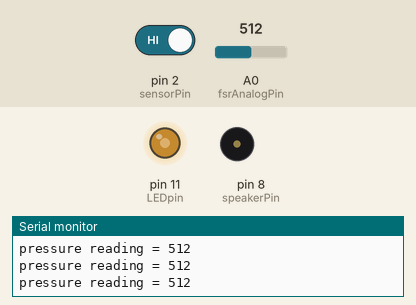
Simulated run of this sketch. Board: Arduino Uno, built with avr-gcc and run on an emulated ATmega328P. Shown: output pins drawn as LEDs (lit = HIGH), buzzer (waves = sounding), the last lines printed to the serial monitor. Inputs (shaded band) come from the test bench; at power-on: pin 2 (sensorPin) HIGH, A0 (fsrAnalogPin) = 512.

Above: at 1.2 s.
1.3 s: pin 2 (sensorPin) driven LOW
At 1.82 s:
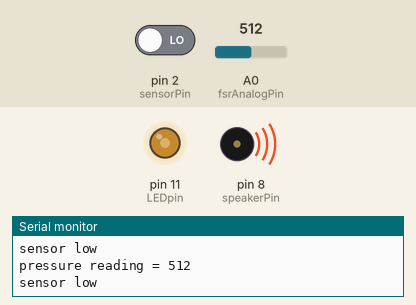
4.3 s: A0 (fsrAnalogPin) set to 11
At 4.46 s:
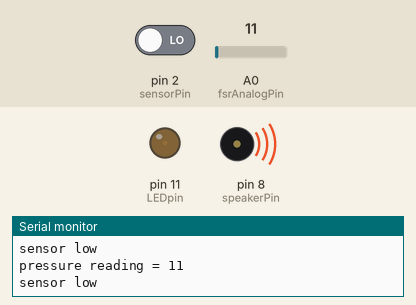
7.3 s: A0 (fsrAnalogPin) set to 8
At 7.61 s:
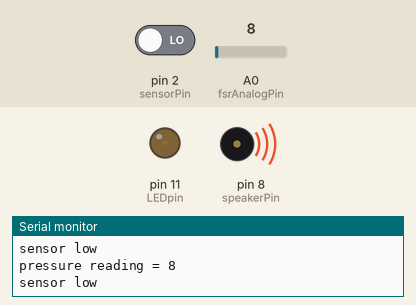
10.3 s: A0 (fsrAnalogPin) set to 716
At 10.45 s:
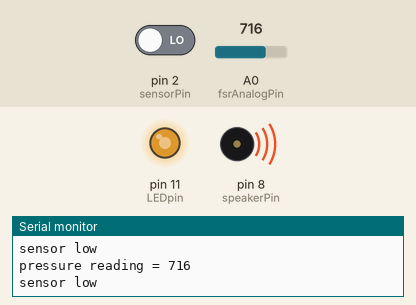
13.3 s: A0 (fsrAnalogPin) set to 900
At 13.5 s:
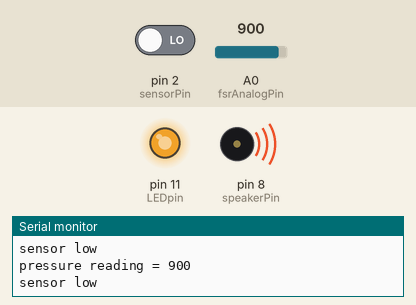
16.3 s: A0 (fsrAnalogPin) set to 0
At 16.45 s:
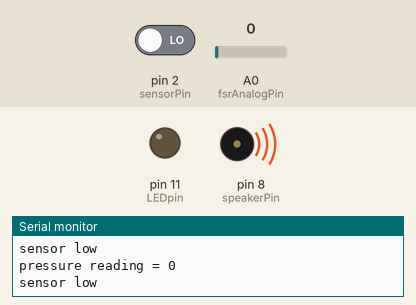
Timing chart, 0 to 20.3 s (numbered marks = the images above; inputs shaded):
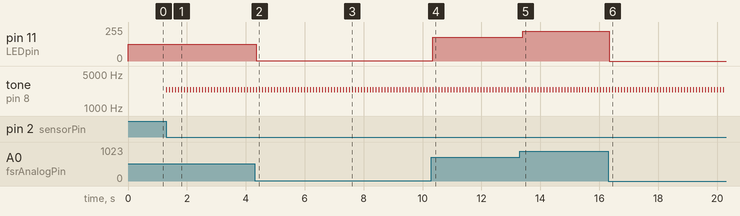

Measured:
- after the input at 1.3 s, tone on pin 8 (speakerPin): alternates 2349 Hz for 0.01 s and silent for 0.09 s, starting at once
- after the input at 4.3 s, pin 11 (LEDpin): 127/255 → 2/255 after 0.06 s
- after the input at 7.3 s, pin 11 (LEDpin): 2/255 → 1/255 at once
- after the input at 10.3 s, pin 11 (LEDpin): 1/255 → 178/255 after 0.05 s
- after the input at 13.3 s, pin 11 (LEDpin): 178/255 → 224/255 after 0.10 s
- after the input at 16.3 s, pin 11 (LEDpin): 224/255 → 0/255 at once

The sketch:

arduino_final.ino
```cpp
#include "pitches.h"

// constants won't change. They're used here to
// set pin numbers:
const int sensorPin = 2;     // the number of the sensor pin
const int speakerPin =  8;      // the number of the speaker pin

// variables will change:
int sensorState = HIGH;         // variable for reading the sensor status

int note = NOTE_D7;

int fsrAnalogPin = 0; // FSR is connected to analog 0
int LEDpin = 11;      // connect Red LED to pin 11 (PWM pin)
int fsrReading;      // the analog reading from the FSR resistor divider
int LEDbrightness;

void setup() {
  // initialize serial communications (for debugging only):
  Serial.begin(9600);

  // initialize the speaker pin as an output:
  pinMode(speakerPin, OUTPUT);
  // initialize the pushbutton pin as an input:
  pinMode(sensorPin, INPUT);
  //initialize LED pin as an output:
  pinMode(LEDpin, OUTPUT);
}

void loop() {
  // read the state of the pushbutton value:
  sensorState = digitalRead(sensorPin);

  // check if the sensor is impeded
  // if it is, the buttonState is HIGH:
  if (sensorState == LOW) {
   Serial.println("sensor low");
    // turn music on
    tone(speakerPin, note, 10);
    delay(1);
  }

  fsrReading = analogRead(fsrAnalogPin);
  Serial.print("pressure reading = ");
  Serial.println(fsrReading);

  // map fsrReading to LED brightness
  LEDbrightness = map(fsrReading, 0, 1023, 0, 255);
  // LED gets brighter the harder you press
  analogWrite(LEDpin, LEDbrightness);

  delay(100);

}
```

pitches.h
```cpp
/*************************************************
 * Public Constants
 *************************************************/

#define NOTE_B0  31
#define NOTE_C1  33
#define NOTE_CS1 35
#define NOTE_D1  37
#define NOTE_DS1 39
#define NOTE_E1  41
#define NOTE_F1  44
#define NOTE_FS1 46
#define NOTE_G1  49
#define NOTE_GS1 52
#define NOTE_A1  55
#define NOTE_AS1 58
#define NOTE_B1  62
#define NOTE_C2  65
#define NOTE_CS2 69
#define NOTE_D2  73
#define NOTE_DS2 78
#define NOTE_E2  82
#define NOTE_F2  87
#define NOTE_FS2 93
#define NOTE_G2  98
#define NOTE_GS2 104
#define NOTE_A2  110
#define NOTE_AS2 117
#define NOTE_B2  123
#define NOTE_C3  131
#define NOTE_CS3 139
#define NOTE_D3  147
#define NOTE_DS3 156
#define NOTE_E3  165
#define NOTE_F3  175
#define NOTE_FS3 185
#define NOTE_G3  196
#define NOTE_GS3 208
#define NOTE_A3  220
#define NOTE_AS3 233
#define NOTE_B3  247
#define NOTE_C4  262
#define NOTE_CS4 277
#define NOTE_D4  294
#define NOTE_DS4 311
#define NOTE_E4  330
#define NOTE_F4  349
#define NOTE_FS4 370
#define NOTE_G4  392
#define NOTE_GS4 415
#define NOTE_A4  440
#define NOTE_AS4 466
#define NOTE_B4  494
#define NOTE_C5  523
#define NOTE_CS5 554
#define NOTE_D5  587
#define NOTE_DS5 622
#define NOTE_E5  659
#define NOTE_F5  698
#define NOTE_FS5 740
#define NOTE_G5  784
#define NOTE_GS5 831
#define NOTE_A5  880
#define NOTE_AS5 932
#define NOTE_B5  988
#define NOTE_C6  1047
#define NOTE_CS6 1109
#define NOTE_D6  1175
#define NOTE_DS6 1245
#define NOTE_E6  1319
#define NOTE_F6  1397
#define NOTE_FS6 1480
#define NOTE_G6  1568
#define NOTE_GS6 1661
#define NOTE_A6  1760
#define NOTE_AS6 1865
#define NOTE_B6  1976
#define NOTE_C7  2093
#define NOTE_CS7 2217
#define NOTE_D7  2349
#define NOTE_DS7 2489
#define NOTE_E7  2637
#define NOTE_F7  2794
#define NOTE_FS7 2960
#define NOTE_G7  3136
#define NOTE_GS7 3322
#define NOTE_A7  3520
#define NOTE_AS7 3729
#define NOTE_B7  3951
#define NOTE_C8  4186
#define NOTE_CS8 4435
#define NOTE_D8  4699
#define NOTE_DS8 4978
```
